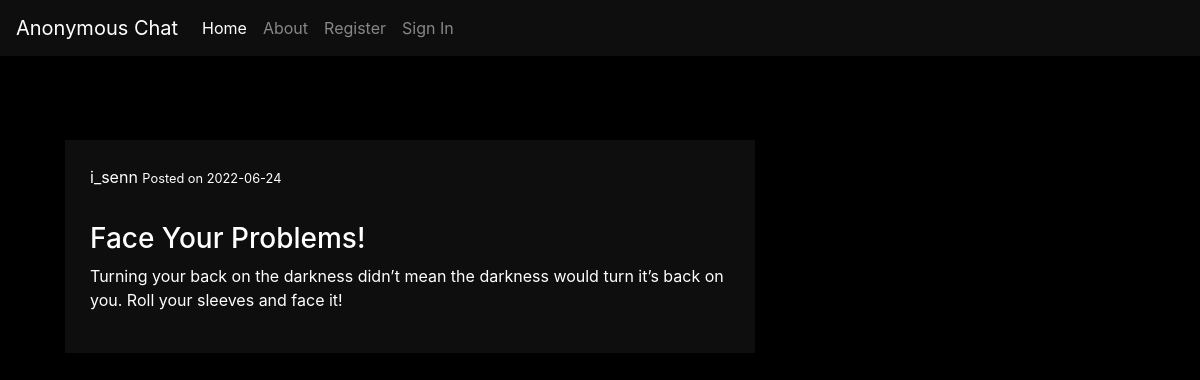
The page /post/5 on the database its author committed.
### blog/models.py (models this page shows, shortened)
class User(db.Model, UserMixin):
    id = db.Column(db.Integer, primary_key=True)
    username = db.Column(db.String(20), unique=True, nullable=False)
    password = db.Column(db.String(60), nullable=False)
    posts = db.relationship('Post', backref='author', lazy=True)
    replies = db.relationship('Reply', backref='writer', lazy=True)

class Post(db.Model):
    id = db.Column(db.Integer, primary_key=True)
    title = db.Column(db.String(100), nullable=False)
    date = db.Column(db.DateTime, nullable=False, default=datetime.utcnow)
    content = db.Column(db.Text, nullable=False)
    user_id = db.Column(db.Integer, db.ForeignKey('user.id'), nullable=False)
    replies = db.relationship('Reply', backref='original', lazy=True)

### blog/routes.py (the view)
@app.route('/post/<post_id>', methods=['GET', 'POST'])
def seePost(post_id):
    post = Post.query.get_or_404(post_id)
    return render_template('post.html', post=post)

### blog/templates/post.html (shortened to what this page needs)
{% extends 'layout.html' %}
{% block content %}
<div class="lighter">
    <p>{{ post.author.username }} <small>  Posted on {{ post.date.strftime('%Y-%m-%d') }}</small></p>
    <hr>
    <h3>{{ post.title }}</h3>
    <p>{{ post.content }}</p>
</div>
{% endblock %}

### blog/static/style.css (style rules this page uses)
.lighter { background-color: rgb(14, 14, 14); color: white; margin-top: 20px; margin-bottom: 20px; margin-left: 20px; margin-right: 20px; padding: 25px; }

### rows shown on the page
User: author.username "i_senn"
Post: date "2022-06-24", title "Face Your Problems!", content "Turning your back on the darkness didn’t mean the darkness would turn it’s back on you. Roll your sleeves and face it!"
